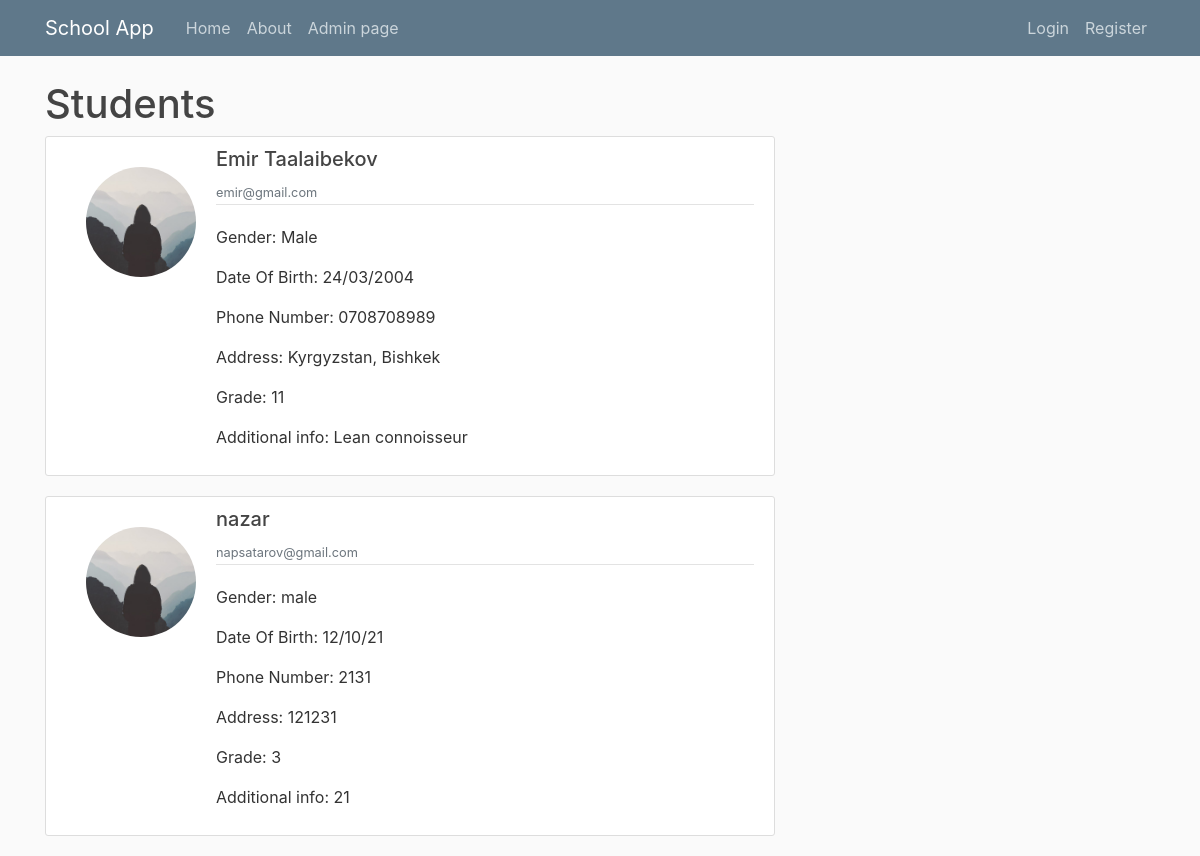
The page /home on the database its author committed.
### schoolapp/models.py (models this page shows, shortened)
class User(db.Model, UserMixin):
    id = db.Column(db.Integer, primary_key=True)
    email = db.Column(db.String(120), unique=True, nullable=False)
    password = db.Column(db.String(60), nullable=True, default="password")
    full_name = db.Column(db.String(100), unique=False, nullable=False)
    date_of_birth = db.Column(db.String(20), nullable=False)
    phone_number = db.Column(db.String(30), nullable=True)
    tuition_fee = db.Column(db.String(20), nullable=True)
    additional_info = db.Column(db.Text, nullable=True)
    gender = db.Column(db.String(20))
    grade = db.Column(db.Integer, nullable=False)
    address = db.Column(db.String(100), nullable=False)
    active = db.Column(db.Integer, nullable=True, default=1)
    image_file = db.Column(db.String(20), nullable=False, default='default.jpg')

### schoolapp/routes.py (the view)
@app.route("/")
@app.route("/home")
def home():
    users = User.query.all()
    return render_template('home.html', users=users)

### schoolapp/templates/home.html
{% extends "layout.html" %}
{% block content %}
    <h1>Students</h1>
    {% for user in users %}
        {% if user.active == 1 %}
        <article class="media content-section">
            <img class="rounded-circle article-mg" style="padding:20px; width: 150px; height: 150px;"
                 src="{{ url_for("static", filename="profile_pics/" + user.image_file) }}">
            <div class="media-body">
                <div class="article-metadata" style="margin-bottom: 20px">
                    <h5>{{ user.full_name }}</h5>
                    <small class="text-muted">{{ user.email }}</small>
                </div>
                <p>Gender: {{ user.gender }}</p>
                <p>Date Of Birth: {{ user.date_of_birth }}</p>
                <p >Phone Number: {{ user.phone_number }}</p>
                <p>Address: {{ user.address }}</p>
                <p>Grade: {{ user.grade }}</p>
                <p>Additional info: {{ user.additional_info }}</p>
            </div>
        </article>
        {% endif %}
    {% endfor %}
{% endblock content %}

### schoolapp/templates/layout.html (shortened to what this page needs)
<!DOCTYPE html>
<html lang="en">
<head>
    <link rel="stylesheet" href="https://maxcdn.bootstrapcdn.com/bootstrap/4.0.0/css/bootstrap.min.css"
>
    <link rel="stylesheet" type="text/css" href="{{ url_for('static', filename='main.css') }}">
</head>
<body>
<header class="site-header">
    <nav class="navbar navbar-expand-md navbar-dark bg-steel fixed-top">
        <div class="container">
            <a class="navbar-brand mr-4" href="/">School App</a>
            <div class="collapse navbar-collapse" id="navbarToggle">
                <div class="navbar-nav mr-auto">
                    <a class="nav-item nav-link" href="{{ url_for("home") }}">Home</a>
                    <a class="nav-item nav-link" href="{{ url_for("about") }}">About</a>
                    <a class="nav-item nav-link" href="{{ url_for("index") }}">Admin page</a>
                </div>
                <div class="navbar-nav">
                    {% if current_user.is_authenticated %}
                        <a class="nav-item nav-link" href="{{ url_for("account") }}">Account</a>
                        <a class="nav-item nav-link" href="{{ url_for("logout") }}">Logout</a>
                    {% else %}
                        <a class="nav-item nav-link" href="{{ url_for("login") }}">Login</a>
                        <a class="nav-item nav-link" href="{{ url_for("register") }}">Register</a>
                    {% endif %}
                </div>
            </div>
        </div>
    </nav>
</header>
<main role="main" class="container">
    <div class="row">
        <div class="col-md-8">
            {% block content %}{% endblock %}
        </div>
    </div>
</main>
</body>
</html>

### schoolapp/static/main.css (style rules this page uses)
body { background: #fafafa; color: #333333; margin-top: 5rem; }
h1, h2, h3, h4, h5, h6 { color: #444444; }
.bg-steel { background-color: #5f788a; }
.site-header .navbar-nav .nav-link { color: #cbd5db; }
.content-section { background: #ffffff; padding: 10px 20px; border: 1px solid #dddddd; border-radius: 3px; margin-bottom: 20px; }
.article-metadata { padding-bottom: 1px; margin-bottom: 4px; border-bottom: 1px solid #e3e3e3 }

### rows shown on the page
User: image_file (placeholder picture), full_name "Emir Taalaibekov", email "emir@gmail.com", gender "Male", date_of_birth "24/03/2004", phone_number "0708708989", address "Kyrgyzstan, Bishkek", grade "11", additional_info "Lean connoisseur"
User: image_file (placeholder picture), full_name "nazar", email "napsatarov@gmail.com", gender "male", date_of_birth "12/10/21", phone_number "2131", address "121231", grade "3", additional_info "21"
